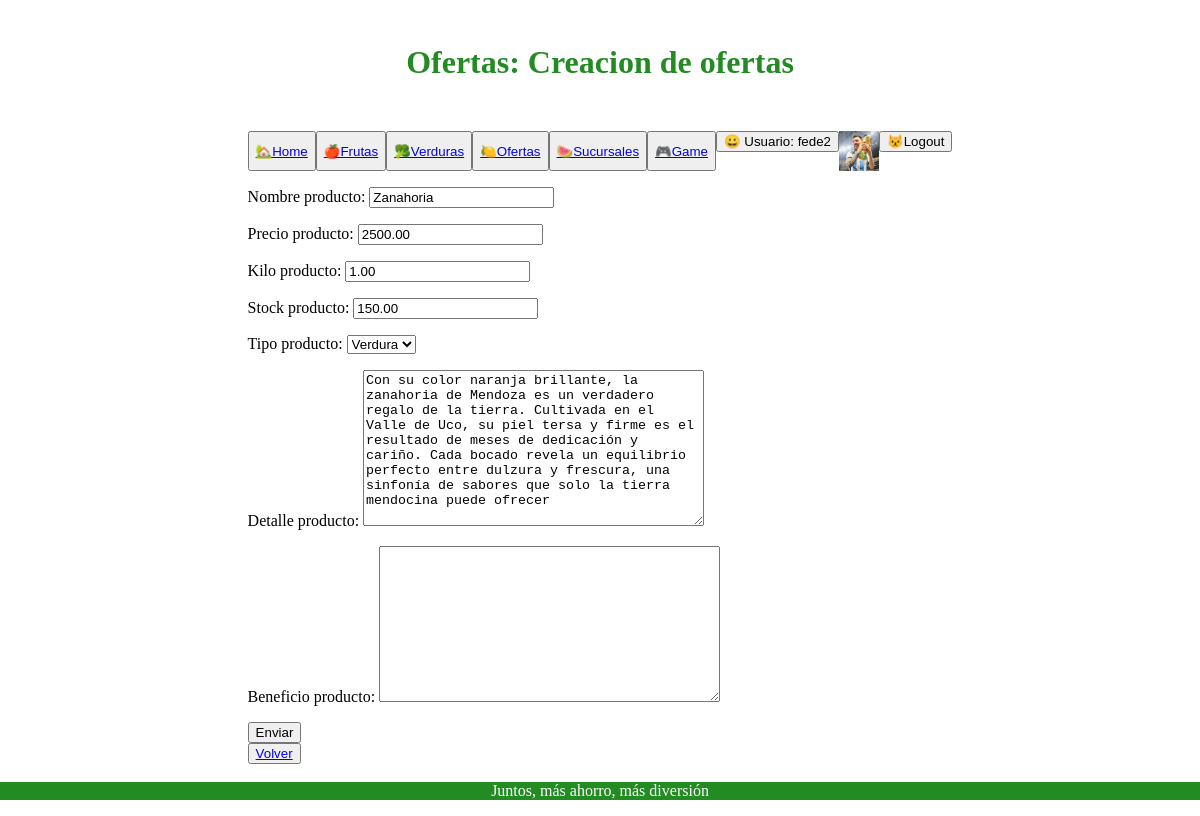
The app's page /producto/producto/update/4 (signed in), older data.
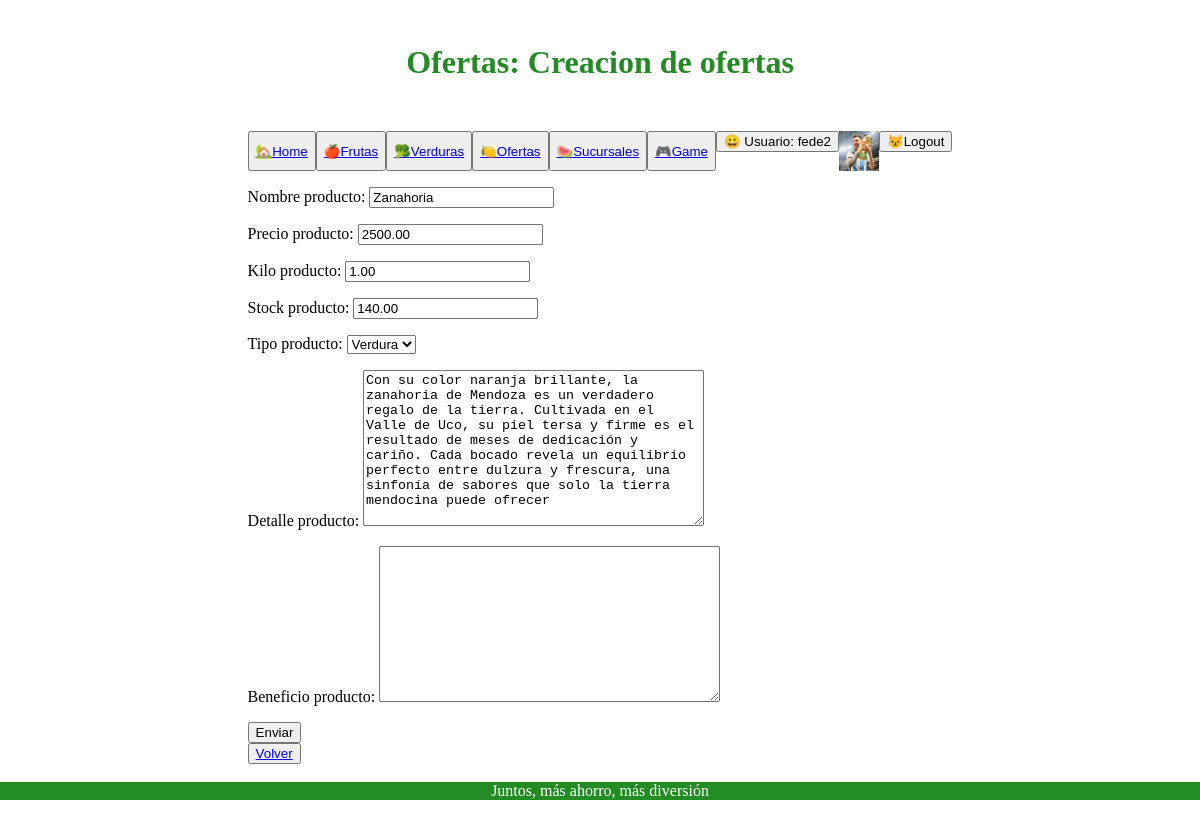
The same page, newer data.
### producto/models.py (models this page shows, shortened)
class Producto(models.Model):
    class Tipo_producto(models.TextChoices):
        FRUTA = "FRUTA", "Fruta"
        VERDURA = "VERDURA", "Verdura"
        OFERTA = "OFERTA", "Oferta"
    nombre_producto = models.CharField(max_length=100)
    precio_producto = models.DecimalField(max_digits=10, decimal_places=2)
    kilo_producto = models.DecimalField(max_digits=10, decimal_places=2)
    stock_producto = models.DecimalField(max_digits=10, decimal_places=2)
    tipo_producto = models.CharField(max_length=20, choices=Tipo_producto.choices)
    detalle_producto = models.TextField(blank=True, null=True)
    beneficio_producto = models.TextField(blank=True, null=True)

### producto/views.py (the view)
# urls.py: path('producto/update/<int:pk>',login_required(views.producto_update),name='producto_update'),
def producto_update(request,pk:int):
    query = Producto.objects.get(id=pk)
    if request.method == 'GET':
        form= ProductoForm(instance=query)
    if request.method == "POST":
        form = ProductoForm(request.POST, instance=query)
        if form.is_valid():
            form.save()
            return redirect("producto:producto_list")
    return render(request, 'producto/producto_create.html',{"form":form})

### producto/forms.py
class ProductoForm(forms.ModelForm):
    class Meta:
        model = Producto
        fields = '__all__'

### producto/templates/producto/producto_create.html (shortened to what this page needs)
{% extends 'core/base.html' %}
{% block header %}
<h1 style="color:forestgreen; text-align: center;">
    Ofertas: Creacion de ofertas
</h1>
{% endblock header %}
{% block main %}
    <form method="post">
        {{form.as_p}}
        <button type="submit">Enviar </button>
    </form>
    <button>
        <a href="{% url 'producto:index' %}">Volver</a>
    </button>
{% endblock main %}

Row changes from the older to the newer data that the page shows:
changed Producto "Zanahoria": stock_producto "150.00" → "140.00"
